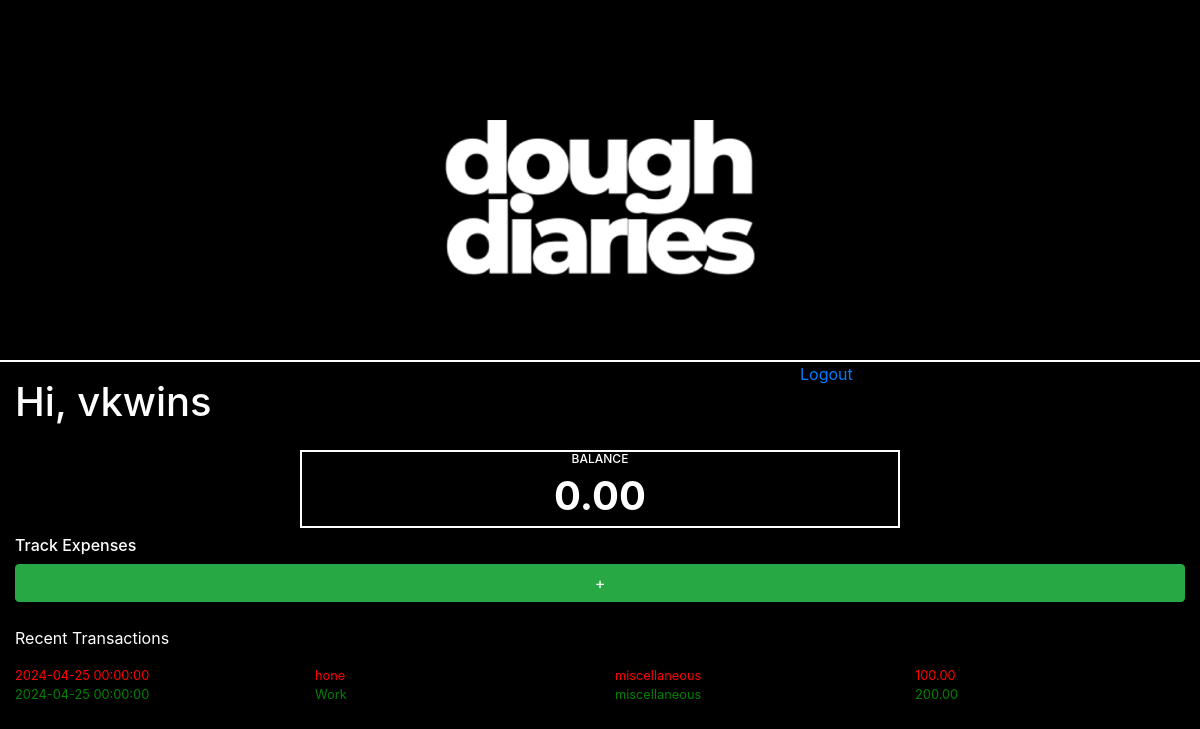
The page / (signed in) on the database as committed earlier.
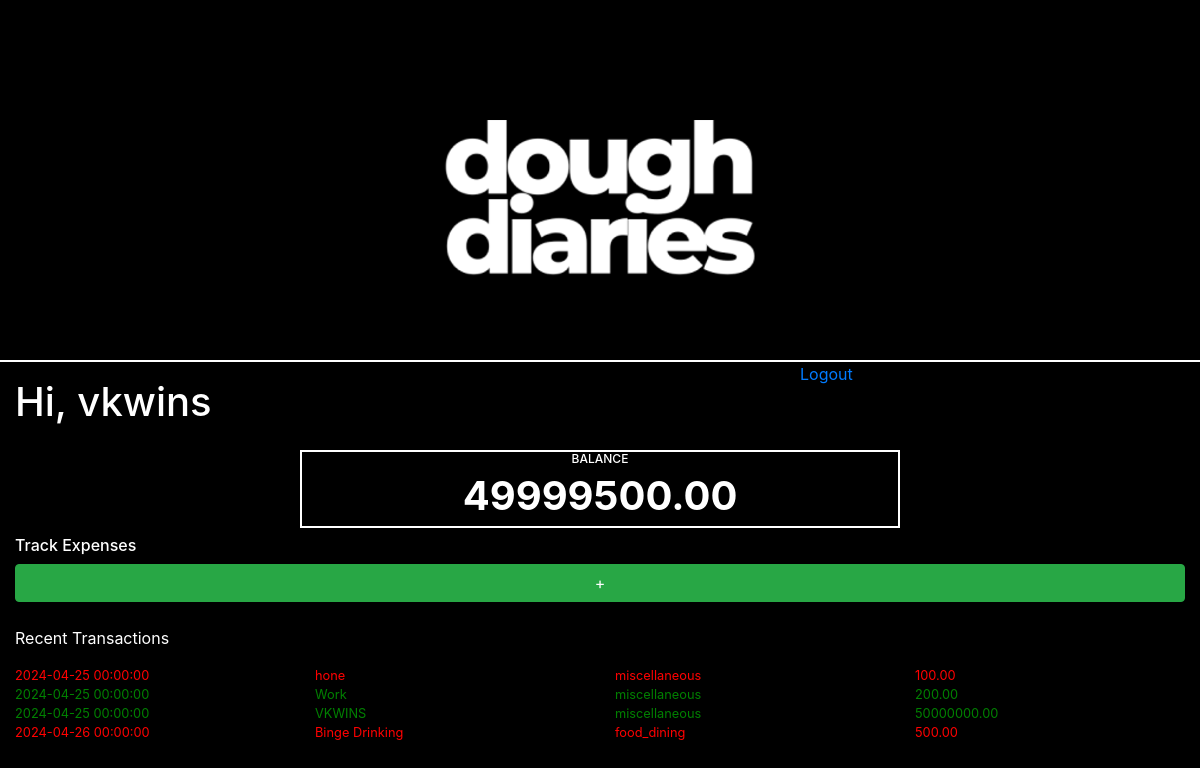
The same page on the database as committed later.
### database.py (models this page shows, shortened)
class User(UserMixin, db.Model):
    id = db.Column(db.Integer, primary_key=True)
    first_name = db.Column(db.String(30))
    last_name = db.Column(db.String(30))
    username = db.Column(db.String(80), unique=True, nullable=False)
    email = db.Column(db.String(120), unique=True, nullable=False)
    balance = db.Column(db.Float, default=0.00)  # Adding the balance column
    password_hash = db.Column(db.String(128))

class Transaction(db.Model):
    id = db.Column(db.Integer, primary_key=True)
    transaction_type = db.Column(db.String(10))
    date = db.Column(db.DateTime, default=datetime.datetime.utcnow)
    merchant = db.Column(db.String(50), nullable=True)
    amount = db.Column(db.Float(), nullable=False)
    category = db.Column(db.String(30), nullable=False)
    user_id = db.Column(db.Integer, db.ForeignKey('user.id'), nullable=False)

### app.py (the view)
    @app.route('/')
    @login_required
    def home():
        form = AddExpenseForm()
        form.process()
        transactions = get_transactions(current_user.username)  # Use current_user.username
        return render_template('index.html', user=current_user, trans=transactions, form=form)

### templates/index.html (shortened to what this page needs)
{% extends 'base.html' %}
{% block head %}
<link rel="stylesheet" href="{{ url_for('static', filename='css/index.css') }}">
{% endblock %}
{% block content %}
<div class="container-fluid">
  <div class="row mb-4">
    {% if user.username %}
    <h1 class="col-8 my-3">Hi, {{ user.username }}</h1>
    <a  id="logout" href="{{ url_for('logout') }}"><p>Logout</p></a>
    <div class='balance col-6 my-2'>
      <h3 class="col-8 title-balance">BALANCE</h3>
      {{ "%.2f"|format(user.balance) }}</div>
    {% else %}
    <h1 class="col-8 text-center">You're a Money Guru</h1>
    {% endif %}
    <h6 class="col-12">Track Expenses</h6>
    <div class="col-12"><button class="btn btn-success" data-toggle="modal" data-target="#addExpenseModal">+</button>
    </div>
  </div>
  <div class="row justify-content-center mb-5">
    <p class="col-12">Recent Transactions</p>
    {% for tran in trans %}
    <div class="row trans-col w-100 justify-content-center {{ tran.transaction_type }}">
      <div class="col-3">{{ tran.date }}</div>
      <div class="col-3">{{ tran.merchant }}</div>
      <div class="col-3">{{ tran.category }}</div>
      <div class="col-3">{{ "%.2f"|format(tran.amount) }}</div>
    </div>
    {% endfor %}
  </div>
</div>
{% endblock %}

### templates/base.html (shortened to what this page needs)
<!doctype html>
<html lang="en">
  <head>
    <link rel="stylesheet" href="https://cdn.jsdelivr.net/npm/bootstrap@4.0.0/dist/css/bootstrap.min.css">
    <link rel="stylesheet" href="{{ url_for('static', filename='css/base.css') }}">
    {% block head %}
    {% endblock %}
  </head>
  <body>
    <header><div class="logo"></div></header>
    {% block content %}
    {% endblock %}
</body>
</html>

### static/css/base.css (style rules this page uses)
body { background: black; }
header { border-bottom: 2px solid white; }
.logo { background: url('../img/doughlogo.png'); background-size: cover; background-position:center; height:15vw; width:40vw; position:realtive; margin:10vw auto 5vw auto; }

### static/css/index.css (style rules this page uses)
body { color:white; }
button { width:100%; }
.title-balance { position: relative; margin:auto; text-align: center; font-size:0.75rem; }
.trans-col { font-size: 0.8rem; }
.balance { font-weight:700; text-align: center; font-size: 2.5rem; position: relative; margin:auto; border: 2px solid white; }
.withdraw { color:red; }
.deposit { color:green; }

Rows that differ between the two databases and show on the page:
changed User "vkwins": balance "0.00" → "49999500.00"
added Transaction: date "2024-04-25 00:00:00", merchant "VKWINS", category "miscellaneous", amount "50000000.00", transaction_type "deposit" (drawn)
added Transaction: date "2024-04-26 00:00:00", merchant "Binge Drinking", category "food_dining", amount "500.00", transaction_type "withdraw" (drawn)
